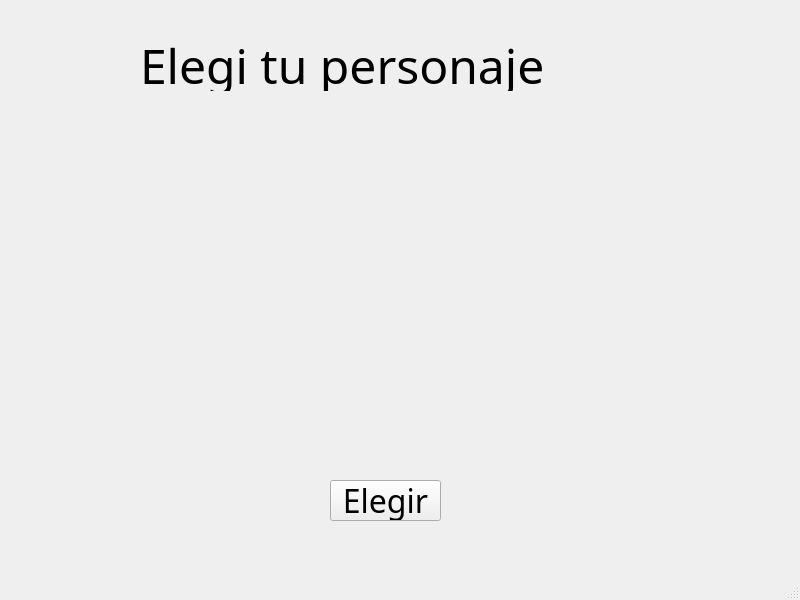
<?xml version="1.0" encoding="UTF-8"?>
<ui version="4.0">
 <class>CharacterSelection</class>
 <widget class="QMainWindow" name="CharacterSelection">
  <property name="geometry">
   <rect>
    <x>0</x>
    <y>0</y>
    <width>800</width>
    <height>600</height>
   </rect>
  </property>
  <property name="windowTitle">
   <string>MainWindow</string>
  </property>
  <widget class="QWidget" name="centralwidget">
   <widget class="QLabel" name="labelTitle">
    <property name="geometry">
     <rect>
      <x>140</x>
      <y>40</y>
      <width>491</width>
      <height>51</height>
     </rect>
    </property>
    <property name="font">
     <font>
      <family>Jazz Jackrabbit 2</family>
      <pointsize>36</pointsize>
     </font>
    </property>
    <property name="text">
     <string>Elegi tu personaje</string>
    </property>
   </widget>
   <widget class="QWidget" name="widgetCharacters" native="true">
    <property name="geometry">
     <rect>
      <x>70</x>
      <y>110</y>
      <width>661</width>
      <height>361</height>
     </rect>
    </property>
   </widget>
   <widget class="QPushButton" name="btnChoose">
    <property name="geometry">
     <rect>
      <x>330</x>
      <y>480</y>
      <width>111</width>
      <height>41</height>
     </rect>
    </property>
    <property name="font">
     <font>
      <family>Jazz Jackrabbit 2</family>
      <pointsize>24</pointsize>
     </font>
    </property>
    <property name="text">
     <string>Elegir</string>
    </property>
   </widget>
  </widget>
  <widget class="QMenuBar" name="menubar">
   <property name="enabled">
    <bool>false</bool>
   </property>
   <property name="geometry">
    <rect>
     <x>0</x>
     <y>0</y>
     <width>800</width>
     <height>23</height>
    </rect>
   </property>
  </widget>
  <widget class="QStatusBar" name="statusbar">
   <property name="enabled">
    <bool>false</bool>
   </property>
  </widget>
 </widget>
 <resources/>
 <connections/>
</ui>
